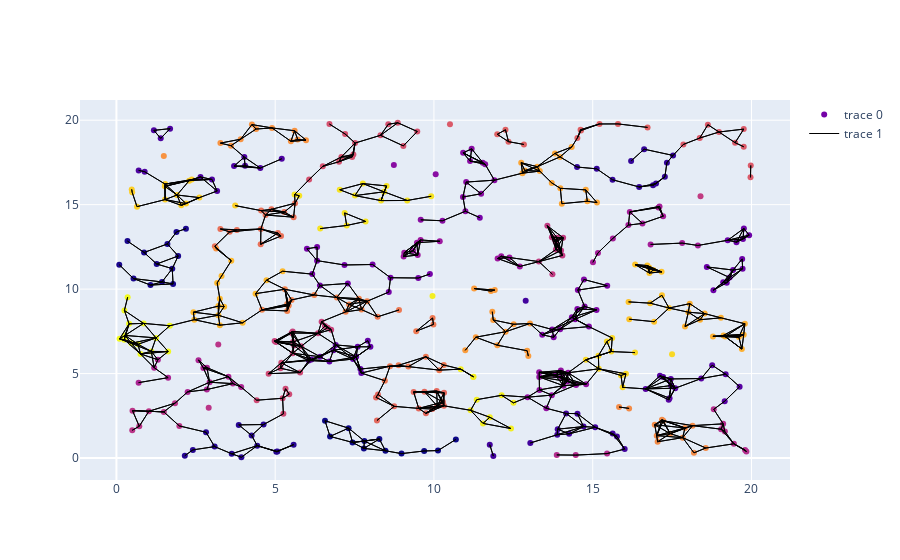

Here is the notebook cell this chart was saved with:
### Code cell
import plotly.graph_objects as go


def plot_nodes_plotly(xy, labels_list):
    """
    This function is used to plot the nodes using Plotly
    :param xy: the coordinates of the nodes: (num_nodes,2) matrix
    :param labels_list: the list of the labels of the nodes: (num_nodes) list
    :return: the figure of the nodes
    """
    # create the scatter plot of the nodes
    nodes = go.Scatter(x=xy[:, 0], y=xy[:, 1], mode='markers', marker=dict(color=labels_list))
    return nodes

def plot_edges_plotly(xy, connect_matrix):
    """
    This function is used to plot the edges using Plotly
    :param xy: the coordinates of the nodes: (num_nodes,2) matrix
    :param connect_matrix: the matrix of the connections between nodes: (num_nodes, num_nodes) matrix
    :return: the figure of the edges
    """
    # create the line segments for each edge
    edge_x = []
    edge_y = []
    for i in range(len(xy)):
        for j in range(len(xy)):
            if connect_matrix[i, j] > 0:
                edge_x.append(xy[i, 0])
                edge_x.append(xy[j, 0])
                edge_x.append(None)
                edge_y.append(xy[i, 1])
                edge_y.append(xy[j, 1])
                edge_y.append(None)

    # create the scatter plot of the edges
    edges = go.Scatter(x=edge_x, y=edge_y, mode='lines', line=dict(color='black', width=1))
    return edges

# create the figure
fig = go.Figure(data=[plot_nodes_plotly(xy, labels_list), plot_edges_plotly(xy, connect_matrix)])
fig.show()

### Figure 1 — Plotly figure (JSON) as saved in the notebook; plotly's stock layout.template omitted (floating-point values rounded to 4 significant figures; data arrays with more than 128 entries replaced by an {"elided": "..."} marker saying what was removed)
{"data": [{"marker": {"color": {"elided": "500 int values"}}, "mode": "markers", "type": "scatter", "x": {"elided": "500 float values"}, "y": {"elided": "500 float values"}}, {"line": {"color": "black", "width": 1}, "mode": "lines", "type": "scatter", "x": {"elided": "5622 float values"}, "y": {"elided": "5622 float values"}}], "layout": {}}
